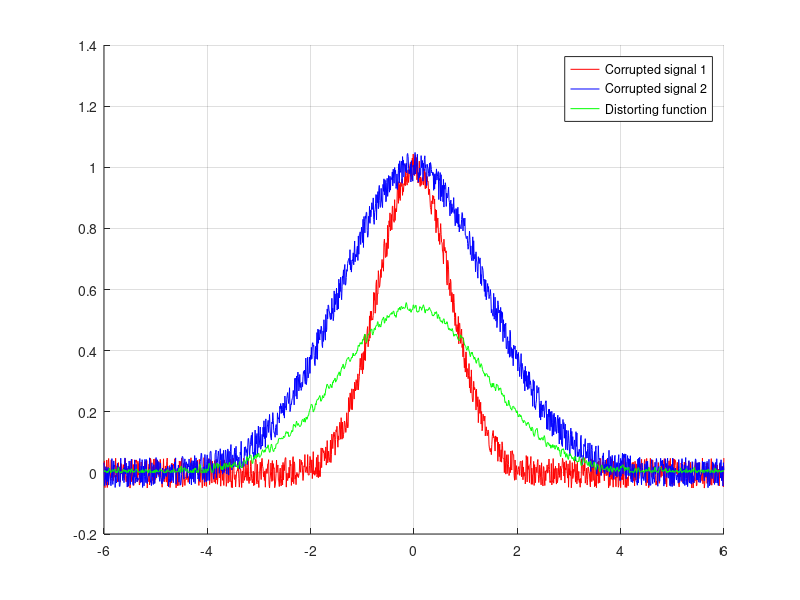

MATLAB code to generate this figure:
function main()
% Initial state
NS = 0.05;
s1 = 1.0;
s2 = 2.0;
mult = 6;
step = 0.009;
t = -mult:step:mult;

u1 = exp(-(t/s1).^2);
u2 = exp(-(t/s2).^2);

v1 = fft(u1);
v2 = fft(u2);

n1 = unifrnd(-NS, NS, 1, length(t));
n2 = unifrnd(-NS, NS, 1, length(t));

delta = std(n1);
epsilon = std(n2);

figure;

hold on;
grid on;
plot(t, u1+n1, 'r');
plot(t, u2+n2, 'b');
plot(t, abs(ifft(fft(u2+n2) .* tikhonov_filter(v1, v2, step, 2 * mult, delta, epsilon))), 'g')
legend('Corrupted signal 1', 'Corrupted signal 2', 'Distorting function');
end

function h = tikhonov_filter(u1, u2, step, T, d, e)
    m = 0:length(u1)-1;
    mult = step / length(u1);
    squ = 1 + (2 * pi * m / T).^2;
    func = @(x) rho(x, u1, u2, step, T, d, e);
    alpha = fzero(func, [0, 1]);
    h = 0:length(u1)-1;
    for k = 1:length(h)
        h(k) = mult * sum(exp(2 * pi * 1i * k .* m / length(u1)) .* u1 .* conj(u2) ./ (abs(u2).^2 .* step^2 + alpha * squ), 2);
    end
end

function y = rho(x, u1, u2, step, T, d, e)
    m = 0:length(u1)-1;
    mult = step / length(u1);
    squ = 1 + (2 * pi * m / T).^2;
    beta = mult * sum(x.^2 * squ .* abs(u1).^2 ./ (abs(u2).^2 * step^2 + x .* squ).^2, 2);
    gamma = mult * sum(abs(u2).^2 * step^2 .* abs(u1).^2 .* squ ./ (abs(u2).^2 * step^2 + x * (1 + 2 * pi * m / T).^2).^2, 2);
    y = beta - (d + e * sqrt(gamma))^2;
end
